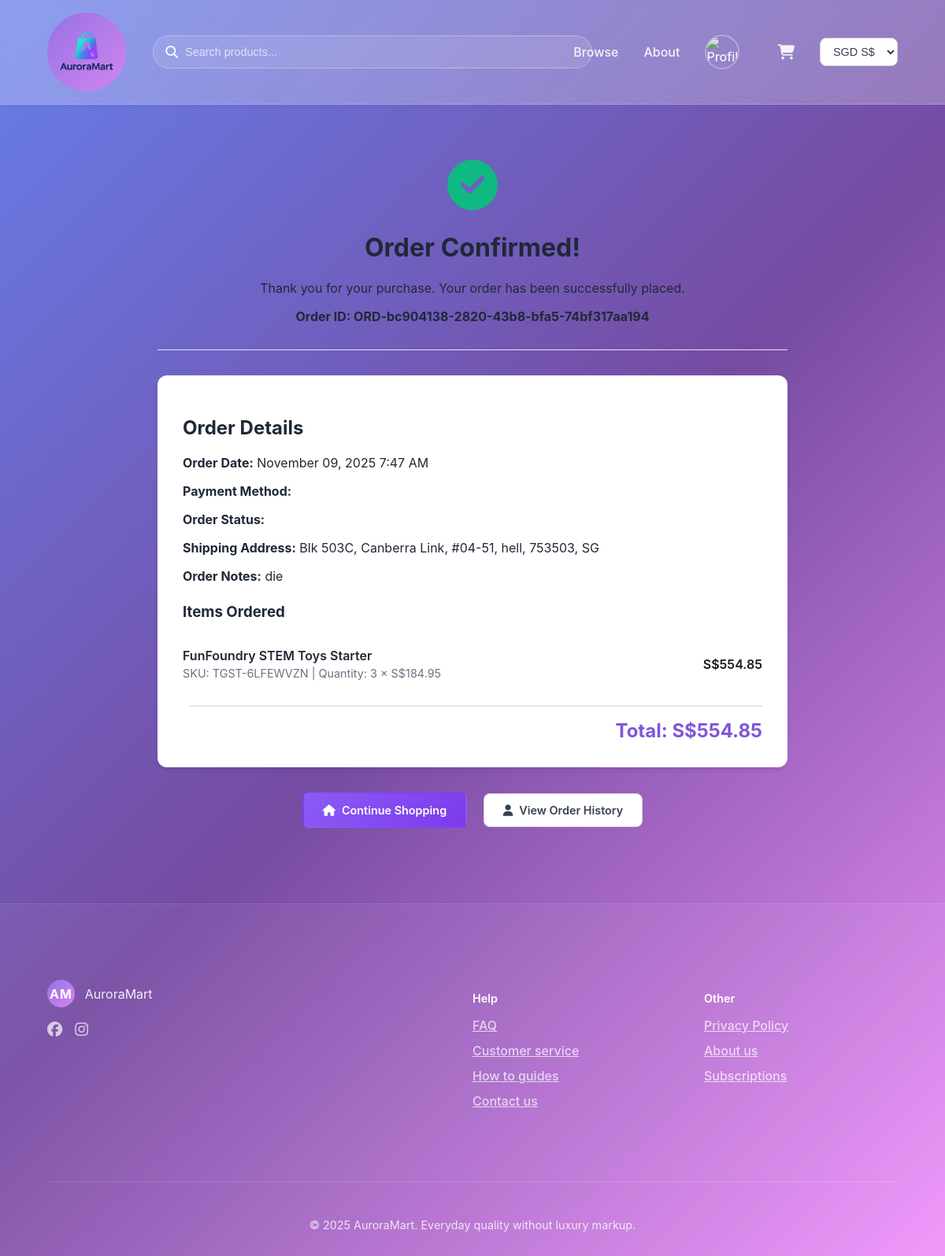
/order-confirmation/ORD-bc904138-2820-43b8-bfa5-74bf317aa194/ (signed in), run on the app's committed database.
### admin_panel/models.py (models this page shows, shortened)
class Order(models.Model):
    STATUS_CHOICES = [
        ('PENDING', 'Pending'),
        ('COMPLETED', 'Completed'),
        ('CANCELLED', 'Cancelled'),
    ]
    order_id = models.CharField(max_length=20, primary_key=True, unique=True)
    customer = models.ForeignKey(Customer, on_delete=models.CASCADE, related_name='orders')
    order_date = models.DateTimeField(auto_now_add=True)
    shipping_address = models.TextField(max_length=500,null=False, blank=False,default='')
    order_notes = models.TextField(max_length=1000, null=True, blank=True)
    total_amount = models.DecimalField(max_digits=10, decimal_places=2, default=0.00)
    status = models.CharField(max_length=20, choices=STATUS_CHOICES, default='PENDING')

class OrderItem(models.Model):
    OrderItem_id = models.CharField(max_length=20, primary_key=True, unique=True)
    order_id = models.ForeignKey(Order, on_delete=models.CASCADE, related_name='items')
    product = models.ForeignKey(Product, on_delete=models.CASCADE) # Protect product history
    quantity = models.PositiveIntegerField(default=1)
    price_at_purchase = models.DecimalField(max_digits=10, decimal_places=2)

class Product(models.Model):
    sku = models.CharField(max_length=50, unique=True,primary_key=True)
    product_name = models.CharField(max_length=255)
    description = models.TextField()
    unit_price = models.DecimalField(max_digits=10, decimal_places=2)
    product_rating = models.FloatField(default=0.0)
    quantity_on_hand = models.PositiveIntegerField(default=0)
    reorder_quantity = models.PositiveIntegerField(default=10)
    product_image = models.URLField(
        max_length=500,
        default='https://cdn.mmem.com.au/media/catalog/product/placeholder/default/product-image.jpg',
        help_text='Product image URL'
    )
    category = models.ForeignKey(
        Category,
        on_delete=models.SET_NULL,
        null=True,
        blank=True,
        related_name='products',
        help_text='Can be assigned to either main category or subcategory'
    )
    subcategory = models.ForeignKey(
        Category,
        on_delete=models.SET_NULL,
        null=True,
        blank=True,
        related_name='subcategory_products',
        help_text='Select a subcategory if applicable'
    )

### customer_website/views.py (the view)
# urls.py: path('order-confirmation/<str:order_id>/', views.order_confirmation_page.as_view(), name='order_confirmation'),
class order_confirmation_page(View):
    template_name = 'customer_website/order_confirmation.html'
    def get(self, request, order_id, *args, **kwargs):
        try:
            order = Order.objects.get(order_id=order_id)
            username = request.session.get('customer_username')
            if not username or order.customer.username != username:
                return redirect('customer_home')
            order_items = OrderItem.objects.filter(order_id=order)
            currency_context = get_currency_context(request)
            order_total = Decimal('0.00')
            for item in order_items:
                item.converted_price = convert_cart_prices(item.price_at_purchase, currency_context['currency_info'])
                item.item_total = item.converted_price * item.quantity
                order_total += item.item_total
            order.converted_total = convert_cart_prices(order.total_amount, currency_context['currency_info'])
            context = {
                'order': order,
                'order_items': order_items,
                'order_total': order_total,
                'cart_count': get_cart_count(request),
                'username': username,
                'profile_picture': request.session.get('customer_profile_picture'),
            }
            context.update(currency_context)
            return render(request, self.template_name, context)
        except Order.DoesNotExist:
            return redirect('customer_home')

### customer_website/views.py (called while the page is built)
def convert_cart_prices(product, currency_info):
    converted_price = Decimal(str(product)) * currency_info['rate']
    return converted_price.quantize(Decimal('0.01'))

def get_cart_count(request):
    cart = request.session.get('cart', {})
    return len(cart)

### customer_website/templates/customer_website/order_confirmation.html (shortened to what this page needs)
{% extends 'customer_website/base.html' %}
{% load static %}
{% block extra_css %}
<link rel="stylesheet" href="{% static 'customer_website/css/checkout.css' %}">
{% endblock %}
{% block content %}
<div class="confirmation-container">
    <div class="confirmation-header">
        <div class="success-icon">
            <i class="fa-solid fa-check-circle"></i>
        </div>
        <h1>Order Confirmed!</h1>
        <p>Thank you for your purchase. Your order has been successfully placed.</p>
        <div class="order-id">
            <strong>Order ID: {{ order.order_id }}</strong>
        </div>
    </div>
    <div class="order-details">
        <h2>Order Details</h2>
        <div class="order-info">
            <p><strong>Order Date:</strong> {{ order.order_date|date:"F d, Y g:i A" }}</p>
            <p><strong>Payment Method:</strong> {{ order.payment_method|title }}</p>
            <p><strong>Order Status:</strong> <span class="status-{{ order.order_status }}">{{ order.order_status|title }}</span></p>
            <p><strong>Shipping Address:</strong> {{ order.shipping_address }}</p>
            {% if order.order_notes %}
                <p><strong>Order Notes:</strong> {{ order.order_notes }}</p>
            {% endif %}
        </div>
        <div class="order-items">
            <h3>Items Ordered</h3>
            {% for item in order_items %}
            <div class="order-item">
                <div class="item-info">
                    <h4>{{ item.product.product_name }}</h4>
                    <p>SKU: {{ item.product.sku }} | Quantity: {{ item.quantity }} × {{ currency_symbol }}{{ item.converted_price|floatformat:2 }}</p>
                </div>
                <div class="item-price">
                    {{ currency_symbol }}{{ item.item_total|floatformat:2 }}
                </div>
            </div>
            {% endfor %}
        </div>
        <div class="order-total">
            <div class="total-amount">
                <strong>Total: {{ currency_symbol }}{{ order_total|floatformat:2 }}</strong>
            </div>
        </div>
    </div>
    <div class="actions">
        <a href="{% url 'customer_home' %}" class="btn btn-primary">
            <i class="fa-solid fa-home"></i>
            Continue Shopping
        </a>
        <a href="{% url 'profile' %}" class="btn btn-secondary">
            <i class="fa-solid fa-user"></i>
            View Order History
        </a>
    </div>
</div>
{% endblock %}

### customer_website/static/customer_website/css/checkout.css (style rules this page uses)
body { font-family: -apple-system, BlinkMacSystemFont, "Segoe UI", Roboto, Helvetica, Arial, sans-serif; margin: 0; padding: 0; background: linear-gradient(135deg, #667eea 0%, #764ba2 50%, #f093fb 100%); min-height: 100vh; color: #1f2937; }
.total-amount { font-weight: 600; color: #1a1a1a; }
.btn { padding: 0.75rem 1.5rem; border-radius: 8px; font-size: 0.9rem; font-weight: 600; text-decoration: none; display: inline-flex; align-items: center; justify-content: center; gap: 0.5rem; cursor: pointer; transition: all 0.3s ease; border: none; white-space: nowrap; }
.btn-primary { background: linear-gradient(135deg, #8b5cf6 0%, #7c3aed 100%); color: white; border: 2px solid transparent; }
.btn-secondary { background-color: white; color: #374151; border: 1px solid #d1d5db; }
.order-total { font-weight: 700; margin-left: 0.5rem; }

### customer_website/templates/customer_website/order_confirmation.html (style rules this page uses)
.confirmation-container { max-width: 800px; margin: 0 auto; padding: 2rem; }
.confirmation-header { text-align: center; padding: 2rem 0; border-bottom: 1px solid #e5e7eb; margin-bottom: 2rem; }
.success-icon { font-size: 4rem; color: #10b981; margin-bottom: 1rem; }
.order-details { background: white; border-radius: 12px; padding: 2rem; box-shadow: 0 4px 6px -1px rgba(0, 0, 0, 0.1); margin-bottom: 2rem; }
.order-items { margin-top: 1.5rem; }
.order-item { display: flex; justify-content: space-between; align-items: center; padding: 1rem 0; border-bottom: 1px solid #f3f4f6; }
.order-item:last-child { border-bottom: none; }
.item-info h4 { margin: 0 0 0.25rem 0; font-size: 1rem; font-weight: 600; }
.item-info p { margin: 0; color: #6b7280; font-size: 0.9rem; }
.item-price { font-weight: 600; color: #1a1a1a; }
.order-total { border-top: 2px solid #e5e7eb; padding-top: 1rem; margin-top: 1rem; text-align: right; }
.total-amount { font-size: 1.5rem; font-weight: 700; color: #7F56D9; }
.actions { text-align: center; margin-top: 2rem; }
.btn { padding: 0.75rem 1.5rem; border-radius: 8px; text-decoration: none; display: inline-flex; align-items: center; gap: 0.5rem; margin: 0 0.5rem; font-weight: 600; transition: all 0.3s ease; }
.btn-primary { background-color: #7F56D9; color: white; }
.btn-secondary { background-color: white; color: #374151; border: 1px solid #d1d5db; }

### data on the page
Order: order_id "ORD-bc904138-2820-43b8-bfa5-74bf317aa194", order_date "November 09, 2025 7:47 AM", shipping_address "Blk 503C, Canberra Link, #04-51, hell, 753503, SG", order_notes "die"
OrderItem: product.product_name "FunFoundry STEM Toys Starter", product.sku "TGST-6LFEWVZN", quantity "3", currency_symbol "S$", converted_price "184.95", item_total "554.85"

### other printed values
{{ currency_symbol }} "S$"
{{ order_total|floatformat:2 }} "554.85"
